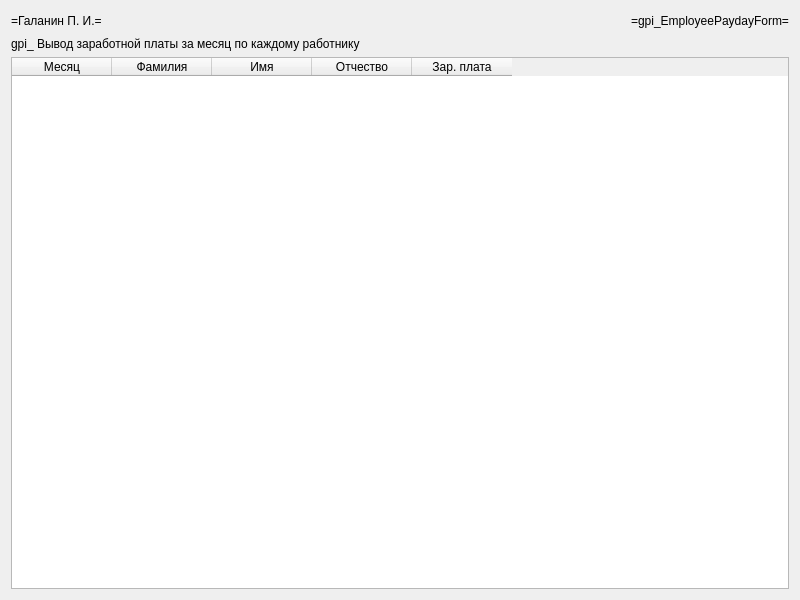
<?xml version="1.0" encoding="UTF-8"?>
<ui version="4.0">
 <class>gpi_EmployeePaydayForm</class>
 <widget class="QWidget" name="gpi_EmployeePaydayForm">
  <property name="geometry">
   <rect>
    <x>0</x>
    <y>0</y>
    <width>800</width>
    <height>600</height>
   </rect>
  </property>
  <property name="windowTitle">
   <string>Form</string>
  </property>
  <layout class="QGridLayout" name="gridLayout">
   <item row="0" column="1">
    <spacer name="gpi_horizontalSpacer">
     <property name="orientation">
      <enum>Qt::Horizontal</enum>
     </property>
     <property name="sizeHint" stdset="0">
      <size>
       <width>115</width>
       <height>20</height>
      </size>
     </property>
    </spacer>
   </item>
   <item row="0" column="2">
    <widget class="QLabel" name="gpi_label_title">
     <property name="text">
      <string>=gpi_EmployeePaydayForm=</string>
     </property>
    </widget>
   </item>
   <item row="0" column="0">
    <widget class="QLabel" name="gpi_label_author">
     <property name="text">
      <string>=Галанин П. И.=</string>
     </property>
    </widget>
   </item>
   <item row="1" column="0" colspan="3">
    <widget class="QLabel" name="gpi_label_description">
     <property name="text">
      <string>gpi_ Вывод заработной платы за месяц по каждому работнику</string>
     </property>
    </widget>
   </item>
   <item row="2" column="0" colspan="3">
    <widget class="QTableWidget" name="gpi_tableWidget">
     <column>
      <property name="text">
       <string>Месяц</string>
      </property>
     </column>
     <column>
      <property name="text">
       <string>Фамилия</string>
      </property>
     </column>
     <column>
      <property name="text">
       <string>Имя</string>
      </property>
     </column>
     <column>
      <property name="text">
       <string>Отчество</string>
      </property>
     </column>
     <column>
      <property name="text">
       <string>Зар. плата</string>
      </property>
     </column>
    </widget>
   </item>
  </layout>
 </widget>
 <resources/>
 <connections/>
</ui>
